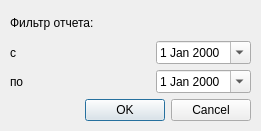
<?xml version="1.0" encoding="UTF-8"?>
<ui version="4.0">
 <class>ReportServiceSpecification</class>
 <widget class="QDialog" name="ReportServiceSpecification">
  <property name="geometry">
   <rect>
    <x>0</x>
    <y>0</y>
    <width>261</width>
    <height>131</height>
   </rect>
  </property>
  <property name="minimumSize">
   <size>
    <width>261</width>
    <height>131</height>
   </size>
  </property>
  <property name="maximumSize">
   <size>
    <width>261</width>
    <height>146</height>
   </size>
  </property>
  <property name="windowTitle">
   <string>Параметры отчета</string>
  </property>
  <widget class="QWidget" name="gridLayoutWidget">
   <property name="geometry">
    <rect>
     <x>10</x>
     <y>10</y>
     <width>241</width>
     <height>111</height>
    </rect>
   </property>
   <layout class="QGridLayout" name="gridLayout">
    <item row="0" column="0">
     <widget class="QLabel" name="lblBegDate_2">
      <property name="text">
       <string>Фильтр отчета:</string>
      </property>
      <property name="buddy">
       <cstring>edtBegDate</cstring>
      </property>
     </widget>
    </item>
    <item row="2" column="0">
     <widget class="QDialogButtonBox" name="buttonBox">
      <property name="orientation">
       <enum>Qt::Horizontal</enum>
      </property>
      <property name="standardButtons">
       <set>QDialogButtonBox::Cancel|QDialogButtonBox::Ok</set>
      </property>
     </widget>
    </item>
    <item row="1" column="0">
     <layout class="QGridLayout" name="gridLayout_2">
      <item row="0" column="1">
       <widget class="CDateEdit" name="edtBegDate">
        <property name="sizePolicy">
         <sizepolicy hsizetype="Maximum" vsizetype="Fixed">
          <horstretch>0</horstretch>
          <verstretch>0</verstretch>
         </sizepolicy>
        </property>
        <property name="baseSize">
         <size>
          <width>0</width>
          <height>0</height>
         </size>
        </property>
        <property name="calendarPopup">
         <bool>true</bool>
        </property>
       </widget>
      </item>
      <item row="0" column="0">
       <widget class="QLabel" name="lblBegDate">
        <property name="text">
         <string>с</string>
        </property>
       </widget>
      </item>
      <item row="1" column="1">
       <widget class="CDateEdit" name="edtEndDate">
        <property name="sizePolicy">
         <sizepolicy hsizetype="Maximum" vsizetype="Fixed">
          <horstretch>0</horstretch>
          <verstretch>0</verstretch>
         </sizepolicy>
        </property>
        <property name="calendarPopup">
         <bool>true</bool>
        </property>
       </widget>
      </item>
      <item row="1" column="0">
       <widget class="QLabel" name="lblEndDate">
        <property name="text">
         <string>по</string>
        </property>
       </widget>
      </item>
     </layout>
    </item>
   </layout>
  </widget>
 </widget>
 <customwidgets>
  <customwidget>
   <class>CDateEdit</class>
   <extends>QDateEdit</extends>
   <header>library/DateEdit.h</header>
  </customwidget>
 </customwidgets>
 <resources/>
 <connections>
  <connection>
   <sender>buttonBox</sender>
   <signal>accepted()</signal>
   <receiver>ReportServiceSpecification</receiver>
   <slot>accept()</slot>
   <hints>
    <hint type="sourcelabel">
     <x>248</x>
     <y>254</y>
    </hint>
    <hint type="destinationlabel">
     <x>157</x>
     <y>274</y>
    </hint>
   </hints>
  </connection>
  <connection>
   <sender>buttonBox</sender>
   <signal>rejected()</signal>
   <receiver>ReportServiceSpecification</receiver>
   <slot>reject()</slot>
   <hints>
    <hint type="sourcelabel">
     <x>316</x>
     <y>260</y>
    </hint>
    <hint type="destinationlabel">
     <x>286</x>
     <y>274</y>
    </hint>
   </hints>
  </connection>
 </connections>
</ui>
